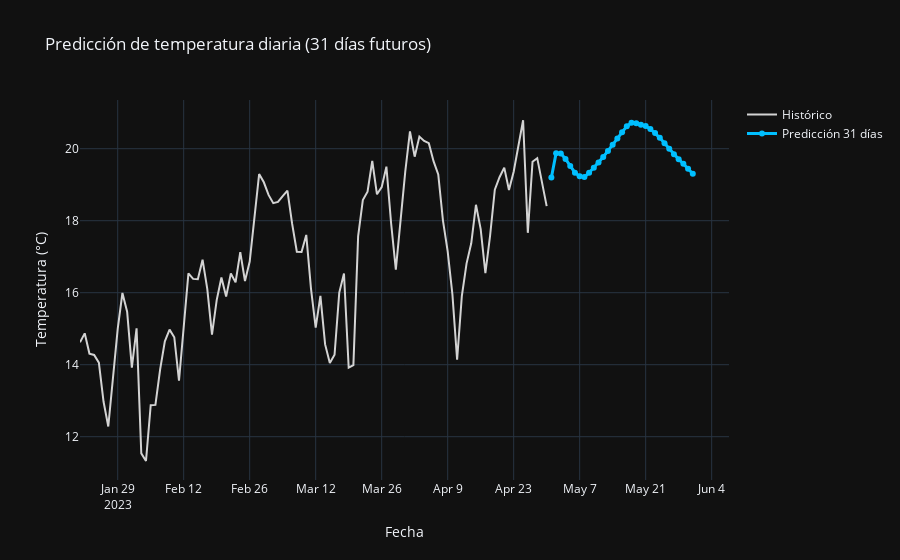

Write notebook code for a chart like this one.
### Code cell
fig = go.Figure()
fig.add_trace(go.Scatter(
    x=df_modelo1["fecha_dia"].tail(100),
    y=df_modelo1["TMP_mean_interp"].tail(100),
    mode="lines",
    name="Histórico",
    line=dict(color="lightgray")
))
fig.add_trace(go.Scatter(
    x=df_pred_futuro["fecha"],
    y=df_pred_futuro["TMP_predicho"],
    mode="lines+markers",
    name="Predicción 31 días",
    line=dict(color="deepskyblue", width=3)
))

fig.update_layout(
    template="plotly_dark",
    title="Predicción de temperatura diaria (31 días futuros)",
    xaxis_title="Fecha",
    yaxis_title="Temperatura (°C)"
)
fig.show()
